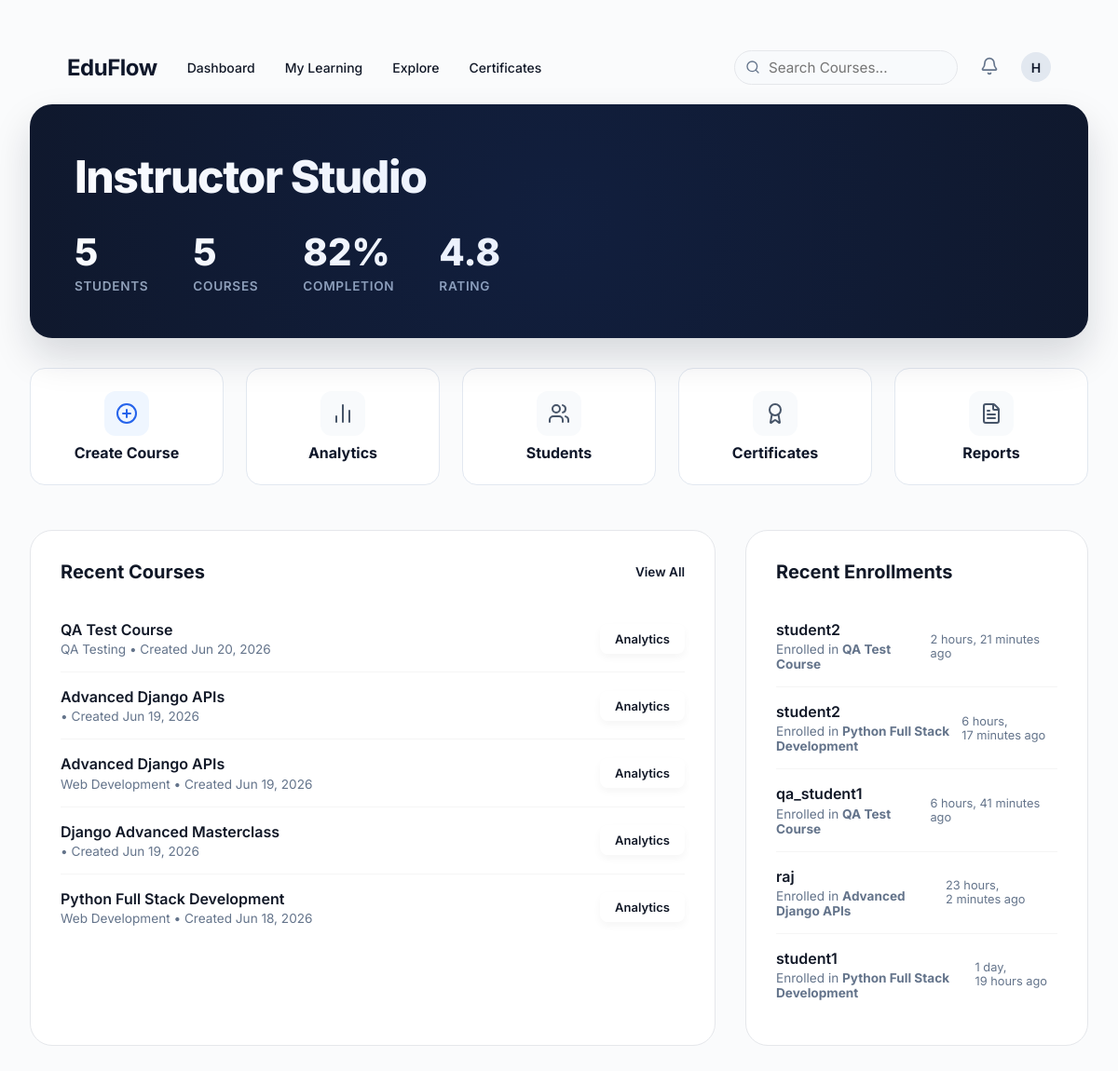
/instructor/ (signed in), run on the app's committed database.
### accounts/models.py (models this page shows, shortened)
class User(AbstractUser):
    email = models.EmailField(unique=True)
    is_student = models.BooleanField(default=True)
    is_instructor = models.BooleanField(default=False)

### courses/models.py (models this page shows, shortened)
class Course(models.Model):
    category = models.ForeignKey(
        Category,
        on_delete=models.SET_NULL,
        null=True,
        blank=True,
        related_name="courses"
    )
    tags = models.ManyToManyField(
        Tag,
        blank=True,
        related_name="courses"
    )
    skills = models.ManyToManyField(
        'paths.Skill',
        blank=True,
        related_name='courses'
    )
    cover_image = models.ImageField(upload_to="course_covers/", null=True, blank=True, validators=[validate_image_upload])
    level = models.CharField(max_length=20, choices=[('BEGINNER', 'Beginner'), ('INTERMEDIATE', 'Intermediate'), ('ADVANCED', 'Advanced')], default="BEGINNER")
    title = models.CharField(max_length=200)
    description = models.TextField()
    thumbnail = models.ImageField(
        upload_to="course_thumbnails/",
        blank=True,
        null=True,
        validators=[
            FileValidator(
                allowed_extensions=['.png', '.jpg', '.jpeg', '.webp'],
                allowed_mimetypes=['image/png', 'image/jpeg', 'image/webp'],
                max_size=2 * 1024 * 1024
            )
        ]
    )
    created_at = models.DateTimeField(
        auto_now_add=True
    )
    updated_at = models.DateTimeField(
        auto_now=True
    )
    is_featured = models.BooleanField(
        default=False
    )

class Category(models.Model):
    name = models.CharField(max_length=100, unique=True)

### enrollments/models.py (models this page shows, shortened)
class Enrollment(models.Model):
    student = models.ForeignKey(
        settings.AUTH_USER_MODEL,
        on_delete=models.CASCADE
    )
    course = models.ForeignKey(
        Course,
        on_delete=models.CASCADE
    )
    enrolled_at = models.DateTimeField(
        auto_now_add=True,
        db_index=True
    )
    is_active = models.BooleanField(
        default=True
    )
    class Meta:
        unique_together = ("student", "course")
        indexes = [
            models.Index(fields=["student", "course"]),
        ]

### instructor/views.py (the view)
@staff_member_required
def instructor_dashboard(request):
    total_courses = Course.objects.count()
    total_students = Enrollment.objects.values(
        "student"
    ).distinct().count()
    total_lessons = Material.objects.count()
    total_quizzes = Quiz.objects.count()
    total_questions = Question.objects.count()
    total_threads = DiscussionThread.objects.count()
    total_replies = DiscussionReply.objects.count()
    total_announcements = Announcement.objects.count()
    published_announcements = Announcement.objects.filter(is_published=True).count()
    recent_courses = Course.objects.order_by(
        "-created_at"
    )[:5]
    recent_enrollments = Enrollment.objects.select_related(
        "student",
        "course"
    ).order_by(
        "-enrolled_at"
    )[:5]
    return render(
        request,
        "instructor/dashboard.html",
        {
            "total_courses": total_courses,
            "total_students": total_students,
            "total_lessons": total_lessons,
            "total_quizzes": total_quizzes,
            "total_questions": total_questions,
            "total_threads": total_threads,
            "total_replies": total_replies,
            "recent_courses": recent_courses,
            "recent_enrollments": recent_enrollments,
            "total_announcements": total_announcements,
            "published_announcements": published_announcements,
        }
    )

### templates/instructor/dashboard.html (shortened to what this page needs)
{% extends "base.html" %}
{% load static %}
{% block body_class %}page-dashboard{% endblock %}
{% block content %}
<div style="max-width: 1200px; margin: 0 auto;">
    <div class="instructor-header" style="background: var(--accent-primary); border-radius: 24px; padding: 3rem; margin-bottom: 2rem; color: #fff;">
        <h1 style="font-size: 3rem; font-weight: 800; letter-spacing: -0.03em; margin-bottom: 2rem;">Instructor Studio</h1>
        <div style="display: flex; gap: 3rem; flex-wrap: wrap;">
            <div>
                <div style="font-size: 2.5rem; font-weight: 800; line-height: 1;">{{ total_students }}</div>
                <div style="font-size: 0.85rem; font-weight: 600; color: #94A3B8; text-transform: uppercase; letter-spacing: 0.05em; margin-top: 0.5rem;">Students</div>
            </div>
            <div>
                <div style="font-size: 2.5rem; font-weight: 800; line-height: 1;">{{ total_courses }}</div>
                <div style="font-size: 0.85rem; font-weight: 600; color: #94A3B8; text-transform: uppercase; letter-spacing: 0.05em; margin-top: 0.5rem;">Courses</div>
            </div>
            <div>
                <div style="font-size: 2.5rem; font-weight: 800; line-height: 1;">82%</div>
                <div style="font-size: 0.85rem; font-weight: 600; color: #94A3B8; text-transform: uppercase; letter-spacing: 0.05em; margin-top: 0.5rem;">Completion</div>
            </div>
            <div>
                <div style="font-size: 2.5rem; font-weight: 800; line-height: 1;">4.8</div>
                <div style="font-size: 0.85rem; font-weight: 600; color: #94A3B8; text-transform: uppercase; letter-spacing: 0.05em; margin-top: 0.5rem;">Rating</div>
            </div>
        </div>
    </div>
    <div style="display: grid; grid-template-columns: repeat(auto-fit, minmax(200px, 1fr)); gap: 1.5rem; margin-bottom: 3rem;">
        <a href="{% url 'create_course' %}" style="background: white; border: 1px solid #E2E8F0; border-radius: 16px; padding: 1.5rem; text-decoration: none; color: #0F172A; font-weight: 700; text-align: center; display: flex; flex-direction: column; align-items: center; gap: 0.5rem; transition: transform 0.2s, box-shadow 0.2s;" onmouseover="this.style.transform='translateY(-3px)'; this.style.boxShadow='0 12px 24px rgba(15,23,42,0.06)';" onmouseout="this.style.transform='none'; this.style.boxShadow='none';">
            <div style="width: 48px; height: 48px; border-radius: 12px; background: #EFF6FF; color: #2563EB; display: flex; align-items: center; justify-content: center;"><i data-lucide="plus-circle"></i></div>
            Create Course
        </a>
        <a href="#" style="background: white; border: 1px solid #E2E8F0; border-radius: 16px; padding: 1.5rem; text-decoration: none; color: #0F172A; font-weight: 700; text-align: center; display: flex; flex-direction: column; align-items: center; gap: 0.5rem; transition: transform 0.2s, box-shadow 0.2s;" onmouseover="this.style.transform='translateY(-3px)'; this.style.boxShadow='0 12px 24px rgba(15,23,42,0.06)';" onmouseout="this.style.transform='none'; this.style.boxShadow='none';">
            <div style="width: 48px; height: 48px; border-radius: 12px; background: #F8FAFC; color: #475569; display: flex; align-items: center; justify-content: center;"><i data-lucide="bar-chart-2"></i></div>
            Analytics
        </a>
        <a href="#" style="background: white; border: 1px solid #E2E8F0; border-radius: 16px; padding: 1.5rem; text-decoration: none; color: #0F172A; font-weight: 700; text-align: center; display: flex; flex-direction: column; align-items: center; gap: 0.5rem; transition: transform 0.2s, box-shadow 0.2s;" onmouseover="this.style.transform='translateY(-3px)'; this.style.boxShadow='0 12px 24px rgba(15,23,42,0.06)';" onmouseout="this.style.transform='none'; this.style.boxShadow='none';">
            <div style="width: 48px; height: 48px; border-radius: 12px; background: #F8FAFC; color: #475569; display: flex; align-items: center; justify-content: center;"><i data-lucide="users"></i></div>
            Students
        </a>
        <a href="#" style="background: white; border: 1px solid #E2E8F0; border-radius: 16px; padding: 1.5rem; text-decoration: none; color: #0F172A; font-weight: 700; text-align: center; display: flex; flex-direction: column; align-items: center; gap: 0.5rem; transition: transform 0.2s, box-shadow 0.2s;" onmouseover="this.style.transform='translateY(-3px)'; this.style.boxShadow='0 12px 24px rgba(15,23,42,0.06)';" onmouseout="this.style.transform='none'; this.style.boxShadow='none';">
            <div style="width: 48px; height: 48px; border-radius: 12px; background: #F8FAFC; color: #475569; display: flex; align-items: center; justify-content: center;"><i data-lucide="award"></i></div>
            Certificates
        </a>
        <a href="{% url 'reports_dashboard' %}" style="background: white; border: 1px solid #E2E8F0; border-radius: 16px; padding: 1.5rem; text-decoration: none; color: #0F172A; font-weight: 700; text-align: center; display: flex; flex-direction: column; align-items: center; gap: 0.5rem; transition: transform 0.2s, box-shadow 0.2s;" onmouseover="this.style.transform='translateY(-3px)'; this.style.boxShadow='0 12px 24px rgba(15,23,42,0.06)';" onmouseout="this.style.transform='none'; this.style.boxShadow='none';">
            <div style="width: 48px; height: 48px; border-radius: 12px; background: #F8FAFC; color: #475569; display: flex; align-items: center; justify-content: center;"><i data-lucide="file-text"></i></div>
            Reports
        </a>
    </div>
    <div class="content-panels">
        <div class="panel">
            <div class="panel-header">
                <h3 class="panel-title">Recent Courses</h3>
                <a href="{% url 'manage_courses' %}" style="font-size: 0.85rem; font-weight: 600; color: var(--accent-primary); text-decoration: none;">View All</a>
            </div>
            {% for course in recent_courses %}
                <div class="list-item">
                    <div class="item-main">
                        <span class="item-title">{{ course.title }}</span>
                        <span class="item-meta">{{ course.category.name }} • Created {{ course.created_at|date:"M d, Y" }}</span>
                    </div>
                    <a href="{% url 'course_analytics' course.id %}" class="btn btn-secondary btn--sm">Analytics</a>
                </div>
            {% empty %}
                <p class="text-muted" style="font-size: 0.9rem;">No courses created yet.</p>
            {% endfor %}
        </div>
        <div class="panel">
            <div class="panel-header">
                <h3 class="panel-title">Recent Enrollments</h3>
            </div>
            {% for enrollment in recent_enrollments %}
                <div class="list-item">
                    <div class="item-main">
                        <span class="item-title">{{ enrollment.student.username }}</span>
                        <span class="item-meta">Enrolled in <strong>{{ enrollment.course.title }}</strong></span>
                    </div>
                    <span style="font-size: 0.8rem; color: var(--text-muted);">{{ enrollment.enrolled_at|timesince }} ago</span>
                </div>
            {% empty %}
                <p class="text-muted" style="font-size: 0.9rem;">No recent enrollments.</p>
            {% endfor %}
        </div>
    </div>
</div>
{% endblock %}

### templates/_navbar.html (shortened to what this page needs)
<nav class="global-nav" aria-label="Main navigation">
    <div class="container">
        <div class="global-nav__left">
            <a href="{% url 'dashboard' %}" class="global-nav__logo">EduFlow</a>
            <div class="global-nav__links">
                {% if request.user.is_authenticated %}
                    {% if is_admin %}
                    <a href="{% url 'instructor_dashboard' %}">Instructor Portal</a>
                    <a href="{% url 'monitoring_dashboard' %}">Monitoring</a>
                    <a href="{% url 'reports_dashboard' %}">Reports</a>
                    {% else %}
                    <a href="{% url 'dashboard' %}">Dashboard</a>
                    <a href="{% url 'my_courses' %}">My Learning</a>
                    <a href="{% url 'course_list' %}">Explore</a>
                    <a href="{% url 'certificate_list' %}">Certificates</a>
                    {% endif %}
                {% else %}
                    <a href="{% url 'course_list' %}">Explore</a>
                {% endif %}
            </div>
        </div>
        <div class="global-nav__right">
            {% if request.user.is_authenticated %}
                <div class="global-nav__links" style="gap: 24px;">
                    <form action="{% url 'search_courses' %}" method="get" style="position: relative; flex: 0 0 240px; max-width: 240px;">
                        <i data-lucide="search" style="position: absolute; left: 12px; top: 50%; transform: translateY(-50%); width: 16px; height: 16px; color: var(--text-muted);"></i>
                        <input type="text" name="q" placeholder="Search Courses..." class="input" style="padding-left: 36px; padding-top: 0.5rem; padding-bottom: 0.5rem; border-radius: var(--radius-full); width: 100%; background: #F8FAFC;">
                    </form>
                    <div class="nav-notifications" style="position: relative; display: flex; align-items: center;">
                        <button id="notificationBell" style="background: none; border: none; cursor: pointer; position: relative; padding: 0;">
                            <i data-lucide="bell" style="width: 20px; color: var(--text-muted);"></i>
                        </button>
                    </div>
                    <a href="{% url 'profile' %}" aria-label="Profile" style="display: flex; align-items: center;">
                        <div class="avatar avatar-sm" aria-hidden="true">{{ request.user.username|make_list|first|upper }}</div>
                    </a>
                </div>
            {% else %}
                <div class="global-nav__links">
                    <a href="{% url 'login' %}" class="btn btn-secondary btn--sm">Log In</a>
                    <a href="{% url 'register' %}" class="btn btn-primary btn--sm">Sign Up</a>
                </div>
            {% endif %}
        </div>
    </div>
</nav>

### data on the page
User: user.username|make_list "H"
Course: title "QA Test Course", category.name "QA Testing", created_at "Jun 20, 2026"
Course: title "Advanced Django APIs", created_at "Jun 19, 2026"
Course: title "Advanced Django APIs", category.name "Web Development", created_at "Jun 19, 2026"
Course: title "Django Advanced Masterclass", created_at "Jun 19, 2026"
Course: title "Python Full Stack Development", category.name "Web Development", created_at "Jun 18, 2026"
Enrollment: student.username "student2", course "QA Test Course", enrolled_at "2 hours, 21 minutes"
Enrollment: student.username "student2", course "Python Full Stack Development", enrolled_at "6 hours, 17 minutes"
Enrollment: student.username "qa_student1", course "QA Test Course", enrolled_at "6 hours, 41 minutes"
Enrollment: student.username "raj", course "Advanced Django APIs", enrolled_at "23 hours, 2 minutes"
Enrollment: student.username "student1", course "Python Full Stack Development", enrolled_at "1 day, 19 hours"

### other printed values
{{ total_students }} "5"
{{ total_courses }} "5"
